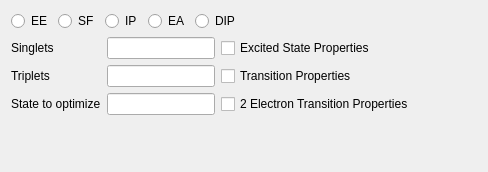
<?xml version="1.0" encoding="UTF-8"?>
<ui version="4.0">
 <class>EomTab</class>
 <widget class="QWidget" name="EomTab">
  <property name="geometry">
   <rect>
    <x>0</x>
    <y>0</y>
    <width>488</width>
    <height>172</height>
   </rect>
  </property>
  <property name="windowTitle">
   <string>Form</string>
  </property>
  <layout class="QVBoxLayout" name="verticalLayout">
   <item>
    <layout class="QHBoxLayout" name="horizontalLayout_6">
     <item>
      <widget class="QRadioButton" name="qui_eom_ee">
       <property name="text">
        <string>EE</string>
       </property>
      </widget>
     </item>
     <item>
      <widget class="QRadioButton" name="qui_eom_sf">
       <property name="text">
        <string>SF</string>
       </property>
      </widget>
     </item>
     <item>
      <widget class="QRadioButton" name="qui_eom_ip">
       <property name="text">
        <string>IP</string>
       </property>
      </widget>
     </item>
     <item>
      <widget class="QRadioButton" name="qui_eom_ea">
       <property name="text">
        <string>EA</string>
       </property>
      </widget>
     </item>
     <item>
      <widget class="QRadioButton" name="qui_eom_dip">
       <property name="text">
        <string>DIP</string>
       </property>
      </widget>
     </item>
     <item>
      <spacer name="horizontalSpacer_11">
       <property name="orientation">
        <enum>Qt::Horizontal</enum>
       </property>
       <property name="sizeHint" stdset="0">
        <size>
         <width>40</width>
         <height>20</height>
        </size>
       </property>
      </spacer>
     </item>
    </layout>
   </item>
   <item>
    <layout class="QGridLayout" name="gridLayout_7">
     <item row="0" column="0">
      <widget class="QLabel" name="label_eom1">
       <property name="text">
        <string>Singlets</string>
       </property>
      </widget>
     </item>
     <item row="0" column="1">
      <widget class="QLineEdit" name="qui_eom_states1"/>
     </item>
     <item row="0" column="3">
      <spacer name="horizontalSpacer_16">
       <property name="orientation">
        <enum>Qt::Horizontal</enum>
       </property>
       <property name="sizeHint" stdset="0">
        <size>
         <width>40</width>
         <height>20</height>
        </size>
       </property>
      </spacer>
     </item>
     <item row="1" column="0">
      <widget class="QLabel" name="label_eom2">
       <property name="text">
        <string>Triplets</string>
       </property>
      </widget>
     </item>
     <item row="1" column="1">
      <widget class="QLineEdit" name="qui_eom_states2"/>
     </item>
     <item row="0" column="2">
      <widget class="QCheckBox" name="cc_eom_properties">
       <property name="text">
        <string>Excited State Properties</string>
       </property>
      </widget>
     </item>
     <item row="1" column="2">
      <widget class="QCheckBox" name="cc_eom_transition_properties">
       <property name="text">
        <string>Transition Properties</string>
       </property>
      </widget>
     </item>
     <item row="2" column="2">
      <widget class="QCheckBox" name="eom_ref_prop_te">
       <property name="text">
        <string>2 Electron Transition Properties</string>
       </property>
      </widget>
     </item>
     <item row="2" column="0">
      <widget class="QLabel" name="label_cc_state_to_opt">
       <property name="text">
        <string>State to optimize</string>
       </property>
      </widget>
     </item>
     <item row="2" column="1">
      <widget class="QLineEdit" name="cc_state_to_opt">
       <property name="sizePolicy">
        <sizepolicy hsizetype="Expanding" vsizetype="Fixed">
         <horstretch>0</horstretch>
         <verstretch>0</verstretch>
        </sizepolicy>
       </property>
       <property name="maximumSize">
        <size>
         <width>1677715</width>
         <height>16777215</height>
        </size>
       </property>
       <property name="sizeIncrement">
        <size>
         <width>0</width>
         <height>0</height>
        </size>
       </property>
      </widget>
     </item>
    </layout>
   </item>
   <item>
    <spacer name="verticalSpacer">
     <property name="orientation">
      <enum>Qt::Vertical</enum>
     </property>
     <property name="sizeHint" stdset="0">
      <size>
       <width>20</width>
       <height>21</height>
      </size>
     </property>
    </spacer>
   </item>
  </layout>
 </widget>
 <resources/>
 <connections/>
</ui>
